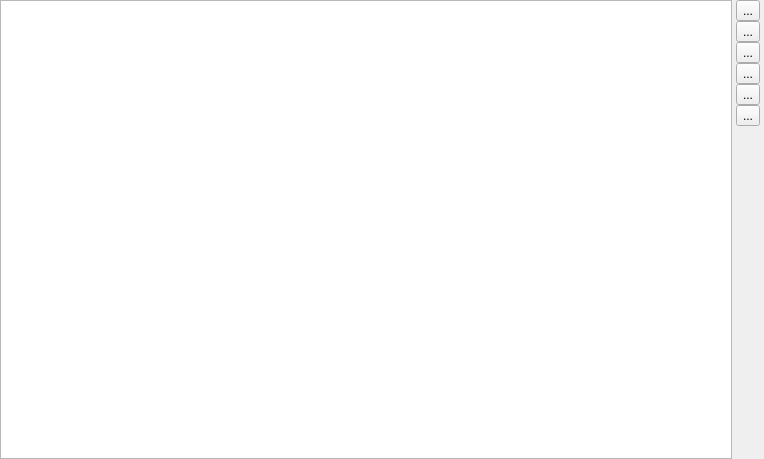
<?xml version="1.0" encoding="UTF-8"?>
<ui version="4.0">
 <class>FormComImgEditor</class>
 <widget class="QWidget" name="FormComImgEditor">
  <property name="geometry">
   <rect>
    <x>0</x>
    <y>0</y>
    <width>764</width>
    <height>459</height>
   </rect>
  </property>
  <property name="acceptDrops">
   <bool>true</bool>
  </property>
  <property name="windowTitle">
   <string>Form</string>
  </property>
  <layout class="QGridLayout" name="gridLayout">
   <property name="leftMargin">
    <number>0</number>
   </property>
   <property name="topMargin">
    <number>0</number>
   </property>
   <property name="rightMargin">
    <number>4</number>
   </property>
   <property name="bottomMargin">
    <number>0</number>
   </property>
   <property name="horizontalSpacing">
    <number>4</number>
   </property>
   <property name="verticalSpacing">
    <number>0</number>
   </property>
   <item row="0" column="0">
    <widget class="QWGraphicsView" name="graphicsView">
     <property name="alignment">
      <set>Qt::AlignLeading|Qt::AlignLeft|Qt::AlignTop</set>
     </property>
     <property name="dragMode">
      <enum>QGraphicsView::NoDrag</enum>
     </property>
    </widget>
   </item>
   <item row="0" column="1">
    <layout class="QVBoxLayout" name="verticalLayout_2">
     <item>
      <widget class="QToolButton" name="toolButtonDelete">
       <property name="text">
        <string>...</string>
       </property>
       <property name="iconSize">
        <size>
         <width>24</width>
         <height>24</height>
        </size>
       </property>
      </widget>
     </item>
     <item>
      <widget class="QToolButton" name="toolButtonSave">
       <property name="text">
        <string>...</string>
       </property>
       <property name="iconSize">
        <size>
         <width>24</width>
         <height>24</height>
        </size>
       </property>
      </widget>
     </item>
     <item>
      <widget class="QToolButton" name="toolButtonMoveUp">
       <property name="text">
        <string>...</string>
       </property>
       <property name="iconSize">
        <size>
         <width>24</width>
         <height>24</height>
        </size>
       </property>
      </widget>
     </item>
     <item>
      <widget class="QToolButton" name="toolButtonMoveDown">
       <property name="text">
        <string>...</string>
       </property>
       <property name="iconSize">
        <size>
         <width>24</width>
         <height>24</height>
        </size>
       </property>
      </widget>
     </item>
     <item>
      <widget class="QToolButton" name="toolButtonMoveTop">
       <property name="text">
        <string>...</string>
       </property>
       <property name="iconSize">
        <size>
         <width>24</width>
         <height>24</height>
        </size>
       </property>
      </widget>
     </item>
     <item>
      <widget class="QToolButton" name="toolButtonMoveBottom">
       <property name="text">
        <string>...</string>
       </property>
       <property name="iconSize">
        <size>
         <width>24</width>
         <height>24</height>
        </size>
       </property>
      </widget>
     </item>
     <item>
      <spacer name="verticalSpacer">
       <property name="orientation">
        <enum>Qt::Vertical</enum>
       </property>
       <property name="sizeHint" stdset="0">
        <size>
         <width>20</width>
         <height>40</height>
        </size>
       </property>
      </spacer>
     </item>
    </layout>
   </item>
  </layout>
  <action name="actDelete">
   <property name="icon">
    <iconset resource="Img.qrc">
     <normaloff>:/Image/ComImgEditor/Delete.svg</normaloff>:/Image/ComImgEditor/Delete.svg</iconset>
   </property>
   <property name="text">
    <string>删除</string>
   </property>
  </action>
  <action name="actSave">
   <property name="icon">
    <iconset resource="Img.qrc">
     <normaloff>:/Image/PixelEditor/Save.svg</normaloff>:/Image/PixelEditor/Save.svg</iconset>
   </property>
   <property name="text">
    <string>保存</string>
   </property>
  </action>
  <action name="actMoveUp">
   <property name="icon">
    <iconset resource="Img.qrc">
     <normaloff>:/Image/ComImgEditor/MoveUp.svg</normaloff>:/Image/ComImgEditor/MoveUp.svg</iconset>
   </property>
   <property name="text">
    <string>上移</string>
   </property>
   <property name="toolTip">
    <string>上移</string>
   </property>
  </action>
  <action name="actMoveDown">
   <property name="icon">
    <iconset resource="Img.qrc">
     <normaloff>:/Image/ComImgEditor/MoveDown.svg</normaloff>:/Image/ComImgEditor/MoveDown.svg</iconset>
   </property>
   <property name="text">
    <string>下移</string>
   </property>
   <property name="toolTip">
    <string>下移</string>
   </property>
  </action>
  <action name="actMoveTop">
   <property name="icon">
    <iconset resource="Img.qrc">
     <normaloff>:/Image/ComImgEditor/MoveTop.svg</normaloff>:/Image/ComImgEditor/MoveTop.svg</iconset>
   </property>
   <property name="text">
    <string>移到顶层</string>
   </property>
   <property name="toolTip">
    <string>移到顶层</string>
   </property>
  </action>
  <action name="actMoveBottom">
   <property name="icon">
    <iconset resource="Img.qrc">
     <normaloff>:/Image/ComImgEditor/MoveButtom.svg</normaloff>:/Image/ComImgEditor/MoveButtom.svg</iconset>
   </property>
   <property name="text">
    <string>移到底层</string>
   </property>
   <property name="toolTip">
    <string>移到底层</string>
   </property>
  </action>
 </widget>
 <customwidgets>
  <customwidget>
   <class>QWGraphicsView</class>
   <extends>QGraphicsView</extends>
   <header location="global">qwgraphicsview.h</header>
  </customwidget>
 </customwidgets>
 <resources>
  <include location="Img.qrc"/>
 </resources>
 <connections/>
</ui>
